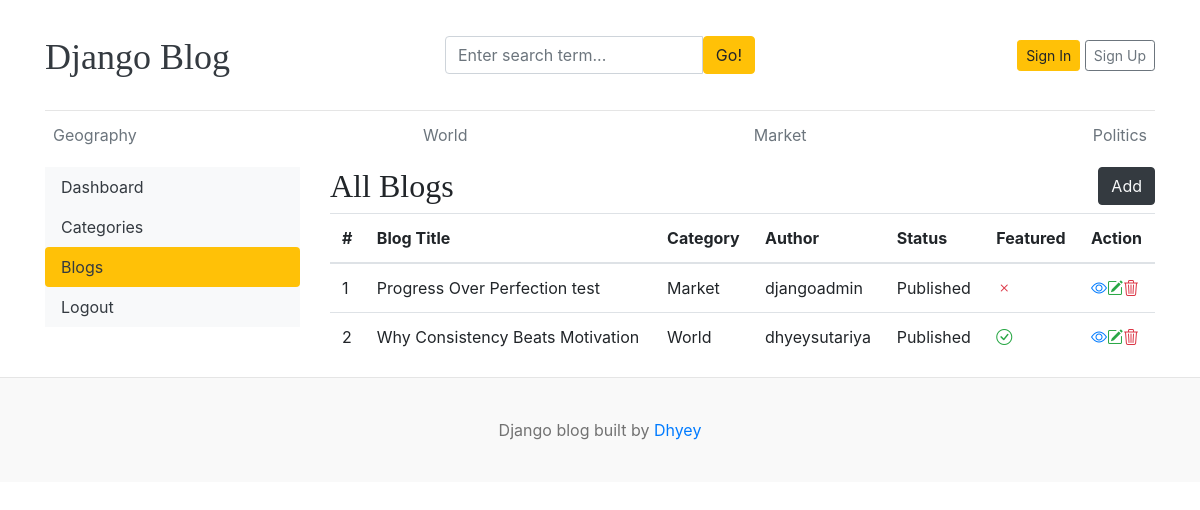
Page /dashboard/blogs/ on the committed database.
### blogs/models.py (models this page shows, shortened)
class Category(models.Model):
    category_name=models.CharField(max_length=50,unique=True)
    created_at=models.DateTimeField(auto_now_add=True)
    updated_at=models.DateTimeField(auto_now=True)
    class Meta:
        verbose_name_plural='categories'
    def __str__(self):
        return self.category_name

class Blog(models.Model):
    title=models.CharField(max_length=100)
    slug=models.SlugField(max_length=150,unique=True,blank=True)
    category=models.ForeignKey(Category,on_delete=models.CASCADE)
    author=models.ForeignKey(User,on_delete=models.CASCADE)
    featured_image =models.ImageField(upload_to='uploads/%Y/%m/%d')
    short_description=models.CharField(max_length=500)
    blog_body=models.CharField(max_length=2000)
    status=models.CharField(max_length=50,choices=STATUS_CHOICES,default='Draft')
    is_featured=models.BooleanField(default=False)
    created_at=models.DateTimeField(auto_now_add=True)
    updated_at=models.DateTimeField(auto_now=True)

### dashboards/views.py (the view)
# urls.py: path('blogs/',views.blogs,name='blogs'),
def blogs(request):
    blogs=Blog.objects.all()
    data={
        'blogs':blogs
    }
    return render(request,'dashboard/blogs.html',data)

### blogs/context_processors.py (called while the page is built)
def get_categories(request):
    categories=Category.objects.all()
    return dict(categories=categories)

def get_social_links(request):
    social_links=SocialLink.objects.all()
    return dict(social_links=social_links)

### templates/dashboard/blogs.html (shortened to what this page needs)
{% extends "base.html" %}
{% block content %}
<div class="row">
  {% include "dashboard/sidebar.html" %}
  <div class="col-md-9">
    <div class="d-flex justify-content-between">
    <h2>All Blogs</h2>
    <a href="{% url "add_blog" %}" class="btn btn-dark text-light float-right mb-2">Add</a>
    </div>
        <table class="table table-hover">
  <thead>
    <tr>
      <th>#</th>
      <th>Blog Title</th>
      <th>Category</th>
      <th>Author</th>
      <th>Status</th>
      <th>Featured</th>
      <th>Action</th>
    </tr>
  </thead>
  <tbody>
    {% for blog in blogs %}
    <tr>
      <td>{{forloop.counter}}</td>
      <td>{{blog.title}}</td>
      <td>{{blog.category}}</td>
      <td>{{blog.author}}</td>
      <td>{{blog.status}}</td>
      <td>{% if blog.is_featured %}<i class="bi bi-check-circle text-success"></i> {% else %}<i class="bi bi-x text-danger"></i>{% endif %}</td>
      <td>
        <div class="d-flex gap-3 align-items-center flex-nowrap">
        <a class="text-dark" href='{% url "blogs" blog.slug %}'>
            <i class="bi bi-eye text-primary"></i>
        </a>
        <a class="text-dark" href='{% url "edit_blog" blog.id %}'>
            <i class="bi bi-pencil-square text-success"></i>
        </a>
        <a class="text-dark" href='{% url "delete_blog" blog.id%}'>
            <i class="bi bi-trash3 text-danger"></i>
        </a>
        </div>
      </td>
    </tr>
    {% endfor %}
  </tbody>
</table>
    </div>
  </div>
</div>
{% endblock %}

### templates/header.html (shortened to what this page needs)
{% load static %}
<!DOCTYPE html>
<html lang="en">
  <head>
    <link
      href="https://getbootstrap.com/docs/4.0/dist/css/bootstrap.min.css"
      rel="stylesheet"
    />
    <link
    rel="stylesheet"
    href="https://cdn.jsdelivr.net/npm/bootstrap-icons@1.11.3/font/bootstrap-icons.css"
    />
    <link href="{% static 'css/blog.css' %}" rel="stylesheet" />
  </head>
  <body>
    <div class="container">
      <header class="blog-header py-3">
        <div class="row flex-nowrap justify-content-between align-items-center">
          <div class="col-4 pt-1">
            <a class="blog-header-logo text-dark" href="/">Django Blog</a>
          </div>
          <div class="col-4">
            <form action="{% url "search" %}" method="GET">
              <div class="card border-0">
                <div class="card-body">
                  <div class="input-group">
                    <input
                      class="form-control"
                      type="text"
                      placeholder="Enter search term..."
                      aria-label="Enter search term..."
                      aria-describedby="button-search"
                      name='keyword'
                      value='{{keyword}}'
                    />
                    <button
                      class="btn btn-warning"
                      type="submit"
                      id="button-search"
                      type="button"
                    >
                      Go!
                    </button>
                  </div>
                </div>
              </div>
            </form>
          </div>
          <div class="col-4 d-flex justify-content-end align-items-center">
            {% if not user.is_authenticated %}
            <a class="btn btn-sm btn-warning" href="{% url "login" %}">Sign In</a> &nbsp;
            <a class="btn btn-sm btn-outline-secondary" href="{% url "register" %}">Sign Up</a>
            {% else %}
                <span class="btn btn-warning"><a class='text-dark' href='{% url "dashboard" %}'>Dashboard</a></span>
                &emsp;
                <span class="btn btn-warning"><a class='text-dark' href='{% url "logout" %}'>Logout</a></span>
            {% endif %}
          </div>
        </div>
      </header>
      <div class="nav-scroller py-1 mb-2">
        <nav class="nav d-flex justify-content-between">
          {% for category in categories %}
          <a
            class="p-2 text-muted"
            href="{% url 'posts_by_category' category.id %}"
            >{{category.category_name}}</a
          >
          {% endfor %}
        </nav>
      </div>

### blog_main/static/css/blog.css (style rules this page uses)
.blog-header { border-bottom: 1px solid #e5e5e5; }
.blog-header-logo { font-family: "Playfair Display", Georgia, "Times New Roman", serif; font-size: 2.25rem; }
h1, h2, h3, h4, h5, h6 { font-family: "Playfair Display", Georgia, "Times New Roman", serif; }

### rows in the picture
Category: category_name "Geography"
Category: category_name "World"
Category: category_name "Market"
Category: category_name "Politics"
Blog: title "Progress Over Perfection test", category "Market", author "djangoadmin", status "Published", is_featured False (drawn)
Blog: title "Why Consistency Beats Motivation", category "World", author "dhyeysutariya", status "Published", is_featured True (drawn)
